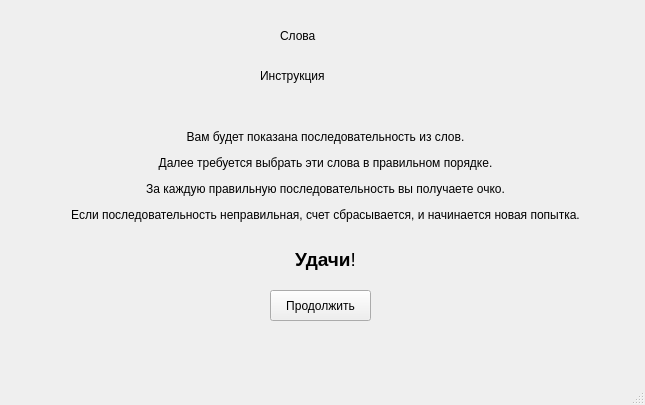
<?xml version="1.0" encoding="UTF-8"?>
<ui version="4.0">
 <class>MainWindow</class>
 <widget class="QMainWindow" name="MainWindow">
  <property name="geometry">
   <rect>
    <x>0</x>
    <y>0</y>
    <width>645</width>
    <height>405</height>
   </rect>
  </property>
  <property name="windowTitle">
   <string>Слова. Инструкция</string>
  </property>
  <widget class="QWidget" name="centralwidget">
   <widget class="QLabel" name="label_3">
    <property name="geometry">
     <rect>
      <x>260</x>
      <y>60</y>
      <width>121</width>
      <height>31</height>
     </rect>
    </property>
    <property name="styleSheet">
     <string notr="true">font: 16pt &quot;MS Shell Dlg 2&quot;;</string>
    </property>
    <property name="text">
     <string>Инструкция</string>
    </property>
   </widget>
   <widget class="QPushButton" name="continue_wordsButton">
    <property name="geometry">
     <rect>
      <x>270</x>
      <y>290</y>
      <width>101</width>
      <height>31</height>
     </rect>
    </property>
    <property name="styleSheet">
     <string notr="true">font: 11pt &quot;MS Shell Dlg 2&quot;;</string>
    </property>
    <property name="text">
     <string>Продолжить</string>
    </property>
   </widget>
   <widget class="QLabel" name="label_2">
    <property name="geometry">
     <rect>
      <x>-30</x>
      <y>100</y>
      <width>711</width>
      <height>201</height>
     </rect>
    </property>
    <property name="styleSheet">
     <string notr="true">font: 10pt &quot;MS Shell Dlg 2&quot;;</string>
    </property>
    <property name="text">
     <string>&lt;html&gt;&lt;head/&gt;&lt;body&gt;&lt;p align=&quot;center&quot;&gt;Вам будет показана последовательность из слов.&lt;/p&gt;&lt;p align=&quot;center&quot;&gt;Далее требуется выбрать эти слова в правильном порядке.&lt;/p&gt;&lt;p align=&quot;center&quot;&gt;За каждую правильную последовательность вы получаете очко.&lt;/p&gt;&lt;p align=&quot;center&quot;&gt;Если последовательность неправильная, счет сбрасывается, и начинается новая попытка.&lt;br/&gt;&lt;/p&gt;&lt;p align=&quot;center&quot;&gt;&lt;span style=&quot; font-size:14pt; font-weight:600;&quot;&gt;Удачи&lt;/span&gt;&lt;span style=&quot; font-size:14pt;&quot;&gt;!&lt;/span&gt;&lt;/p&gt;&lt;/body&gt;&lt;/html&gt;</string>
    </property>
   </widget>
   <widget class="QLabel" name="label">
    <property name="geometry">
     <rect>
      <x>280</x>
      <y>10</y>
      <width>81</width>
      <height>51</height>
     </rect>
    </property>
    <property name="styleSheet">
     <string notr="true">font: 20pt &quot;MS Shell Dlg 2&quot;;</string>
    </property>
    <property name="text">
     <string>Слова</string>
    </property>
   </widget>
  </widget>
  <widget class="QStatusBar" name="statusbar"/>
 </widget>
 <resources/>
 <connections/>
</ui>
